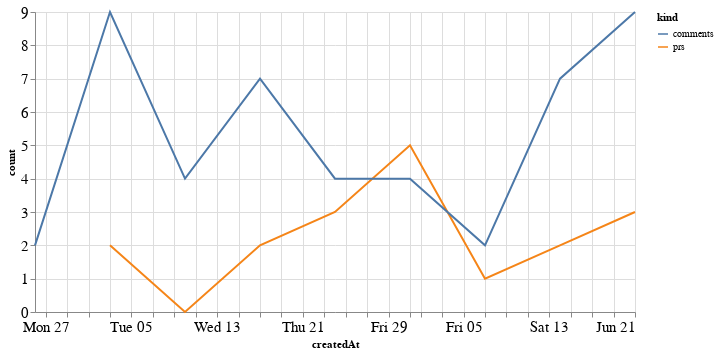

Source (notebook cell):
### Code cell
alt.Chart(total_time, width=600).mark_line().encode(
    x='createdAt',
    y='count',
    color='kind'
)

### Figure 1 — Vega-Lite specification as saved in the notebook (floating-point values rounded to 4 significant figures)
{"config": {"axisLeft": {"labelFontSize": 15}, "axisBottom": {"labelFontSize": 15}}, "data": {"name": "data-43d09d38d9bf6af30c129408f3b48e7f"}, "mark": "line", "encoding": {"color": {"type": "nominal", "field": "kind"}, "x": {"type": "temporal", "field": "createdAt"}, "y": {"type": "quantitative", "field": "count"}}, "width": 600, "$schema": "https://vega.github.io/schema/vega-lite/v4.8.1.json", "datasets": {"data-43d09d38d9bf6af30c129408f3b48e7f": [{"createdAt": "2020-05-03T00:00:00", "kind": "prs", "count": 2.0}, {"createdAt": "2020-05-10T00:00:00", "kind": "prs", "count": 0.0}, {"createdAt": "2020-05-17T00:00:00", "kind": "prs", "count": 2.0}, {"createdAt": "2020-05-24T00:00:00", "kind": "prs", "count": 3.0}, {"createdAt": "2020-05-31T00:00:00", "kind": "prs", "count": 5.0}, {"createdAt": "2020-06-07T00:00:00", "kind": "prs", "count": 1.0}, {"createdAt": "2020-06-14T00:00:00", "kind": "prs", "count": 2.0}, {"createdAt": "2020-06-21T00:00:00", "kind": "prs", "count": 3.0}, {"createdAt": "2020-04-26T00:00:00", "kind": "prs", "count": null}, {"createdAt": "2020-05-03T00:00:00", "kind": "comments", "count": 9.0}, {"createdAt": "2020-05-10T00:00:00", "kind": "comments", "count": 4.0}, {"createdAt": "2020-05-17T00:00:00", "kind": "comments", "count": 7.0}, {"createdAt": "2020-05-24T00:00:00", "kind": "comments", "count": 4.0}, {"createdAt": "2020-05-31T00:00:00", "kind": "comments", "count": 4.0}, {"createdAt": "2020-06-07T00:00:00", "kind": "comments", "count": 2.0}, {"createdAt": "2020-06-14T00:00:00", "kind": "comments", "count": 7.0}, {"createdAt": "2020-06-21T00:00:00", "kind": "comments", "count": 9.0}, {"createdAt": "2020-04-26T00:00:00", "kind": "comments", "count": 2.0}]}}
